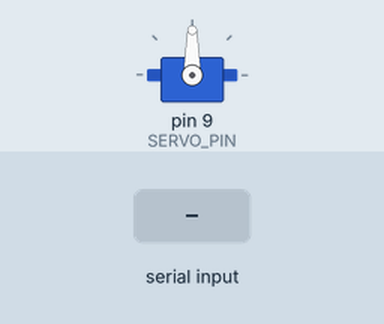
Simulated run of this sketch. Board: Arduino Uno, built with avr-gcc and run on an emulated ATmega328P. Shown: servo. Inputs (shaded band) come from the test bench. What the sketch prints to the serial monitor is not drawn.

Above: at 2.2 s.
2.3 s: "PAN:\n" received over Serial
At 2.8 s:
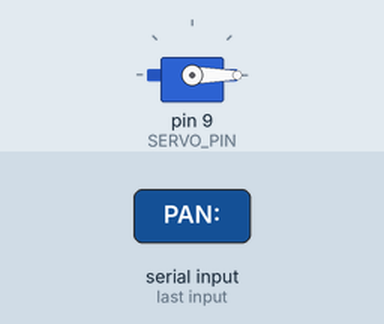
3.8 s: "PAN:90\n" received over Serial
At 5.2 s:
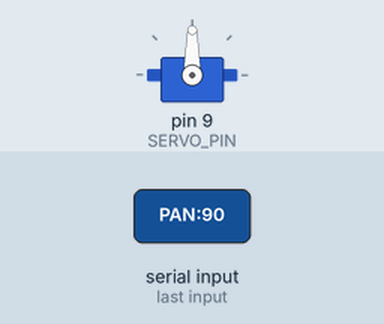
Timing chart, 0 to 6.8 s (numbered marks = the images above; inputs shaded):
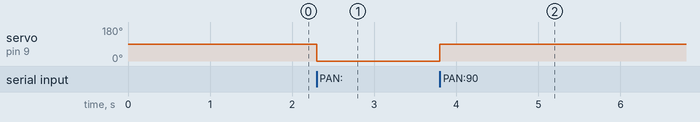

Measured:
- after the input at 2.3 s, servo on pin 9 (SERVO_PIN): 90° → 0° at once
- after the input at 3.8 s, servo on pin 9 (SERVO_PIN): 0° → 90° at once

The sketch:

arduino_servo_controller.ino
```cpp
/*
Arduino Uno R4 Minima - Servo Motor Face Tracking Controller
Single servo on Pin 9 for pan (left/right tracking)
Receives pan angle via serial and controls servo

Wiring:
- Servo data pin → Pin 9 (PWM)
- Servo 5V → Arduino 5V
- Servo GND → Arduino GND
*/

#include <Servo.h>

// Pin definition
const int SERVO_PIN = 9;  // PWM pin for servo

// Servo object
Servo panServo;

// Current angle
int currentAngle = 90;

void setup() {
  // Initialize serial
  Serial.begin(115200);

  // Attach servo
  panServo.attach(SERVO_PIN);

  // Center servo
  panServo.write(90);
  currentAngle = 90;

  Serial.println("✓ Arduino Servo Controller Ready - Pin 9");
  delay(1000);
}

void loop() {
  // Check for incoming serial data
  if (Serial.available()) {
    String command = Serial.readStringUntil('\n');
    command.trim();

    if (command.length() > 0) {
      parseAndExecute(command);
    }
  }
}

void parseAndExecute(String command) {
  /*
  Expected format: "PAN:90"
  */

  int angle = -1;

  // Parse angle value
  int panIndex = command.indexOf("PAN:");
  if (panIndex != -1) {
    String angleStr = command.substring(panIndex + 4);
    angle = angleStr.toInt();
  }

  // Apply servo command
  if (angle >= 0 && angle <= 180) {
    panServo.write(angle);
    currentAngle = angle;
  }

  // Send acknowledgment
  Serial.print("OK:PAN:");
  Serial.println(currentAngle);
}
```
